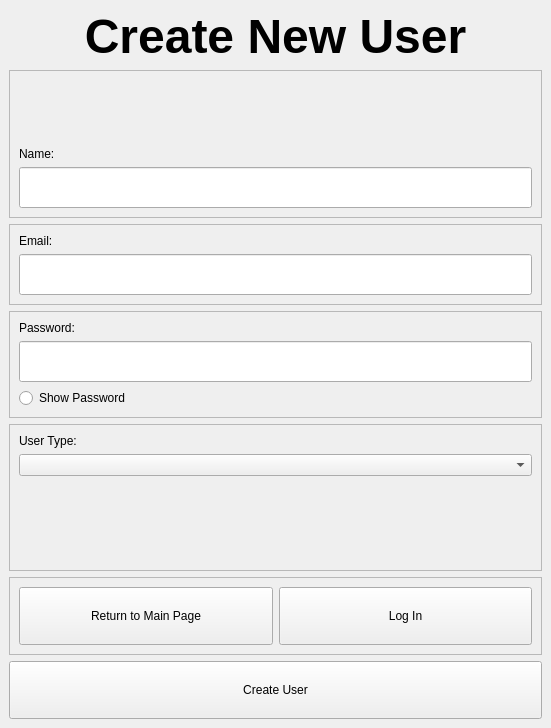
<?xml version="1.0" encoding="UTF-8"?>
<ui version="4.0">
 <class>MainWindow</class>
 <widget class="QMainWindow" name="MainWindow">
  <property name="geometry">
   <rect>
    <x>0</x>
    <y>0</y>
    <width>551</width>
    <height>728</height>
   </rect>
  </property>
  <property name="windowTitle">
   <string>MainWindow</string>
  </property>
  <property name="styleSheet">
   <string notr="true">.QPushButton{
	height:50%;
	font: 16pt &quot;MS Shell Dlg 2&quot;;
}

.QLabel{
	font: 16px &quot;arial&quot;;
}

.QLineEdit{
	height: 35%;
	font: 24pt &quot;MS Shell Dlg 2&quot;;
}</string>
  </property>
  <widget class="QWidget" name="centralwidget">
   <layout class="QGridLayout" name="gridLayout">
    <item row="0" column="0">
     <widget class="QLabel" name="label_5">
      <property name="text">
       <string>&lt;html&gt;&lt;head/&gt;&lt;body&gt;&lt;p align=&quot;center&quot;&gt;&lt;span style=&quot; font-size:36pt; font-weight:700;&quot;&gt;Create New User&lt;/span&gt;&lt;/p&gt;&lt;/body&gt;&lt;/html&gt;</string>
      </property>
     </widget>
    </item>
    <item row="5" column="0">
     <widget class="QFrame" name="frame_6">
      <property name="frameShape">
       <enum>QFrame::StyledPanel</enum>
      </property>
      <property name="frameShadow">
       <enum>QFrame::Raised</enum>
      </property>
      <layout class="QHBoxLayout" name="horizontalLayout">
       <item>
        <widget class="QPushButton" name="return_button">
         <property name="text">
          <string>Return to Main Page</string>
         </property>
        </widget>
       </item>
       <item>
        <widget class="QPushButton" name="login_button">
         <property name="text">
          <string>Log In</string>
         </property>
        </widget>
       </item>
      </layout>
     </widget>
    </item>
    <item row="3" column="0">
     <widget class="QFrame" name="frame_3">
      <property name="frameShape">
       <enum>QFrame::StyledPanel</enum>
      </property>
      <property name="frameShadow">
       <enum>QFrame::Raised</enum>
      </property>
      <layout class="QVBoxLayout" name="verticalLayout_3">
       <item>
        <widget class="QLabel" name="label_3">
         <property name="text">
          <string>Password:</string>
         </property>
        </widget>
       </item>
       <item>
        <widget class="QLineEdit" name="password_field"/>
       </item>
       <item>
        <widget class="QRadioButton" name="toggle_password">
         <property name="text">
          <string>Show Password</string>
         </property>
        </widget>
       </item>
      </layout>
     </widget>
    </item>
    <item row="1" column="0">
     <widget class="QFrame" name="frame">
      <property name="frameShape">
       <enum>QFrame::StyledPanel</enum>
      </property>
      <property name="frameShadow">
       <enum>QFrame::Raised</enum>
      </property>
      <layout class="QVBoxLayout" name="verticalLayout">
       <item>
        <spacer name="verticalSpacer_2">
         <property name="orientation">
          <enum>Qt::Vertical</enum>
         </property>
         <property name="sizeHint" stdset="0">
          <size>
           <width>20</width>
           <height>40</height>
          </size>
         </property>
        </spacer>
       </item>
       <item>
        <widget class="QLabel" name="label">
         <property name="text">
          <string>Name:</string>
         </property>
        </widget>
       </item>
       <item>
        <widget class="QLineEdit" name="name_field"/>
       </item>
      </layout>
     </widget>
    </item>
    <item row="4" column="0">
     <widget class="QFrame" name="frame_4">
      <property name="frameShape">
       <enum>QFrame::StyledPanel</enum>
      </property>
      <property name="frameShadow">
       <enum>QFrame::Raised</enum>
      </property>
      <layout class="QVBoxLayout" name="verticalLayout_4">
       <item>
        <widget class="QLabel" name="label_4">
         <property name="text">
          <string>User Type:</string>
         </property>
        </widget>
       </item>
       <item>
        <widget class="QComboBox" name="user_type_input"/>
       </item>
       <item>
        <spacer name="verticalSpacer">
         <property name="orientation">
          <enum>Qt::Vertical</enum>
         </property>
         <property name="sizeHint" stdset="0">
          <size>
           <width>20</width>
           <height>40</height>
          </size>
         </property>
        </spacer>
       </item>
      </layout>
     </widget>
    </item>
    <item row="2" column="0">
     <widget class="QFrame" name="frame_2">
      <property name="frameShape">
       <enum>QFrame::StyledPanel</enum>
      </property>
      <property name="frameShadow">
       <enum>QFrame::Raised</enum>
      </property>
      <layout class="QVBoxLayout" name="verticalLayout_2">
       <item>
        <widget class="QLabel" name="label_2">
         <property name="text">
          <string>Email:</string>
         </property>
        </widget>
       </item>
       <item>
        <widget class="QLineEdit" name="email_field"/>
       </item>
      </layout>
     </widget>
    </item>
    <item row="6" column="0">
     <widget class="QPushButton" name="create_user_button">
      <property name="text">
       <string>Create User</string>
      </property>
     </widget>
    </item>
   </layout>
  </widget>
 </widget>
 <resources/>
 <connections/>
</ui>
